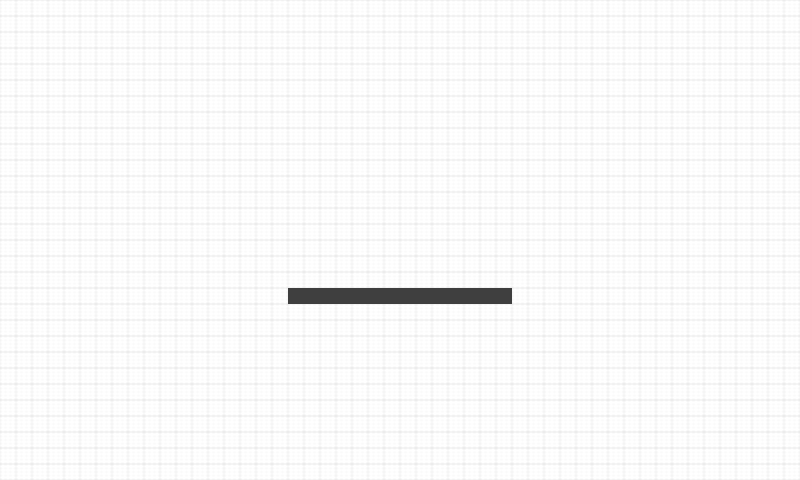

Tiled map render using the project's own tile images. Description and the whole map definition, tile-layer contents included, below:
An orthogonal 50x30 tile map with 16x16 px tiles, 1 tile layer (background) and 2 objects.

<map version="1.0" tiledversion="1.1.3" orientation="orthogonal" renderorder="right-down" width="50" height="30" tilewidth="16" tileheight="16" infinite="0" nextobjectid="7">
 <tileset firstgid="1" name="tileSet" tilewidth="16" tileheight="16" tilecount="4" columns="4">
  <image source="tileSet.png" width="64" height="16" />
 </tileset>
 <layer name="background" width="50" height="30">
  <data encoding="csv">
1,1,1,1,1,1,1,1,1,1,1,1,1,1,1,1,1,1,1,1,1,1,1,1,1,1,1,1,1,1,1,1,1,1,1,1,1,1,1,1,1,1,1,1,1,1,1,1,1,1,
1,1,1,1,1,1,1,1,1,1,1,1,1,1,1,1,1,1,1,1,1,1,1,1,1,1,1,1,1,1,1,1,1,1,1,1,1,1,1,1,1,1,1,1,1,1,1,1,1,1,
1,1,1,1,1,1,1,1,1,1,1,1,1,1,1,1,1,1,1,1,1,1,1,1,1,1,1,1,1,1,1,1,1,1,1,1,1,1,1,1,1,1,1,1,1,1,1,1,1,1,
1,1,1,1,1,1,1,1,1,1,1,1,1,1,1,1,1,1,1,1,1,1,1,1,1,1,1,1,1,1,1,1,1,1,1,1,1,1,1,1,1,1,1,1,1,1,1,1,1,1,
1,1,1,1,1,1,1,1,1,1,1,1,1,1,1,1,1,1,1,1,1,1,1,1,1,1,1,1,1,1,1,1,1,1,1,1,1,1,1,1,1,1,1,1,1,1,1,1,1,1,
1,1,1,1,1,1,1,1,1,1,1,1,1,1,1,1,1,1,1,1,1,1,1,1,1,1,1,1,1,1,1,1,1,1,1,1,1,1,1,1,1,1,1,1,1,1,1,1,1,1,
1,1,1,1,1,1,1,1,1,1,1,1,1,1,1,1,1,1,1,1,1,1,1,1,1,1,1,1,1,1,1,1,1,1,1,1,1,1,1,1,1,1,1,1,1,1,1,1,1,1,
1,1,1,1,1,1,1,1,1,1,1,1,1,1,1,1,1,1,1,1,1,1,1,1,1,1,1,1,1,1,1,1,1,1,1,1,1,1,1,1,1,1,1,1,1,1,1,1,1,1,
1,1,1,1,1,1,1,1,1,1,1,1,1,1,1,1,1,1,1,1,1,1,1,1,1,1,1,1,1,1,1,1,1,1,1,1,1,1,1,1,1,1,1,1,1,1,1,1,1,1,
1,1,1,1,1,1,1,1,1,1,1,1,1,1,1,1,1,1,1,1,1,1,1,1,1,1,1,1,1,1,1,1,1,1,1,1,1,1,1,1,1,1,1,1,1,1,1,1,1,1,
1,1,1,1,1,1,1,1,1,1,1,1,1,1,1,1,1,1,1,1,1,1,1,1,1,1,1,1,1,1,1,1,1,1,1,1,1,1,1,1,1,1,1,1,1,1,1,1,1,1,
1,1,1,1,1,1,1,1,1,1,1,1,1,1,1,1,1,1,1,1,1,1,1,1,1,1,1,1,1,1,1,1,1,1,1,1,1,1,1,1,1,1,1,1,1,1,1,1,1,1,
1,1,1,1,1,1,1,1,1,1,1,1,1,1,1,1,1,1,1,1,1,1,1,1,1,1,1,1,1,1,1,1,1,1,1,1,1,1,1,1,1,1,1,1,1,1,1,1,1,1,
1,1,1,1,1,1,1,1,1,1,1,1,1,1,1,1,1,1,1,1,1,1,1,1,1,1,1,1,1,1,1,1,1,1,1,1,1,1,1,1,1,1,1,1,1,1,1,1,1,1,
1,1,1,1,1,1,1,1,1,1,1,1,1,1,1,1,1,1,1,1,1,1,1,1,1,1,1,1,1,1,1,1,1,1,1,1,1,1,1,1,1,1,1,1,1,1,1,1,1,1,
1,1,1,1,1,1,1,1,1,1,1,1,1,1,1,1,1,1,1,1,1,1,1,1,1,1,1,1,1,1,1,1,1,1,1,1,1,1,1,1,1,1,1,1,1,1,1,1,1,1,
1,1,1,1,1,1,1,1,1,1,1,1,1,1,1,1,1,1,1,1,1,1,1,1,1,1,1,1,1,1,1,1,1,1,1,1,1,1,1,1,1,1,1,1,1,1,1,1,1,1,
1,1,1,1,1,1,1,1,1,1,1,1,1,1,1,1,1,1,1,1,1,1,1,1,1,1,1,1,1,1,1,1,1,1,1,1,1,1,1,1,1,1,1,1,1,1,1,1,1,1,
1,1,1,1,1,1,1,1,1,1,1,1,1,1,1,1,1,1,2,2,2,2,2,2,2,2,2,2,2,2,2,2,1,1,1,1,1,1,1,1,1,1,1,1,1,1,1,1,1,1,
1,1,1,1,1,1,1,1,1,1,1,1,1,1,1,1,1,1,1,1,1,1,1,1,1,1,1,1,1,1,1,1,1,1,1,1,1,1,1,1,1,1,1,1,1,1,1,1,1,1,
1,1,1,1,1,1,1,1,1,1,1,1,1,1,1,1,1,1,1,1,1,1,1,1,1,1,1,1,1,1,1,1,1,1,1,1,1,1,1,1,1,1,1,1,1,1,1,1,1,1,
1,1,1,1,1,1,1,1,1,1,1,1,1,1,1,1,1,1,1,1,1,1,1,1,1,1,1,1,1,1,1,1,1,1,1,1,1,1,1,1,1,1,1,1,1,1,1,1,1,1,
1,1,1,1,1,1,1,1,1,1,1,1,1,1,1,1,1,1,1,1,1,1,1,1,1,1,1,1,1,1,1,1,1,1,1,1,1,1,1,1,1,1,1,1,1,1,1,1,1,1,
1,1,1,1,1,1,1,1,1,1,1,1,1,1,1,1,1,1,1,1,1,1,1,1,1,1,1,1,1,1,1,1,1,1,1,1,1,1,1,1,1,1,1,1,1,1,1,1,1,1,
1,1,1,1,1,1,1,1,1,1,1,1,1,1,1,1,1,1,1,1,1,1,1,1,1,1,1,1,1,1,1,1,1,1,1,1,1,1,1,1,1,1,1,1,1,1,1,1,1,1,
1,1,1,1,1,1,1,1,1,1,1,1,1,1,1,1,1,1,1,1,1,1,1,1,1,1,1,1,1,1,1,1,1,1,1,1,1,1,1,1,1,1,1,1,1,1,1,1,1,1,
1,1,1,1,1,1,1,1,1,1,1,1,1,1,1,1,1,1,1,1,1,1,1,1,1,1,1,1,1,1,1,1,1,1,1,1,1,1,1,1,1,1,1,1,1,1,1,1,1,1,
1,1,1,1,1,1,1,1,1,1,1,1,1,1,1,1,1,1,1,1,1,1,1,1,1,1,1,1,1,1,1,1,1,1,1,1,1,1,1,1,1,1,1,1,1,1,1,1,1,1,
1,1,1,1,1,1,1,1,1,1,1,1,1,1,1,1,1,1,1,1,1,1,1,1,1,1,1,1,1,1,1,1,1,1,1,1,1,1,1,1,1,1,1,1,1,1,1,1,1,1,
1,1,1,1,1,1,1,1,1,1,1,1,1,1,1,1,1,1,1,1,1,1,1,1,1,1,1,1,1,1,1,1,1,1,1,1,1,1,1,1,1,1,1,1,1,1,1,1,1,1
</data>
 </layer>
 <objectgroup name="object">
  <object id="1" x="288" y="288">
   <polyline points="0,0 224,0 224,16 0,16 0,0" />
  </object>
  <object id="3" x="288" y="192">
   <polygon points="0,0 96,0 96,96 0,96" />
  </object>
 </objectgroup>
</map>
